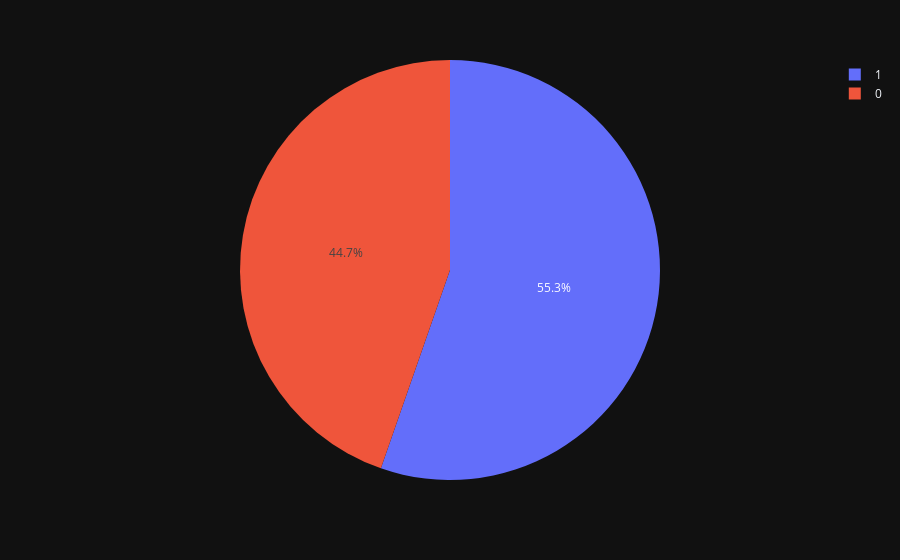

Notebook code for this chart:
### Code cell
px.pie(dados, 'HeartDisease')

### Figure 1 — Plotly figure (JSON) as saved in the notebook; plotly's stock layout.template omitted (floating-point values rounded to 4 significant figures; data arrays with more than 128 entries replaced by an {"elided": "..."} marker saying what was removed)
{"data": [{"domain": {"x": [0.0, 1.0], "y": [0.0, 1.0]}, "hovertemplate": "HeartDisease=%{label}<extra></extra>", "labels": {"elided": "918 int values"}, "legendgroup": "", "name": "", "showlegend": true, "type": "pie"}], "layout": {"legend": {"tracegroupgap": 0}, "margin": {"t": 60}}}
